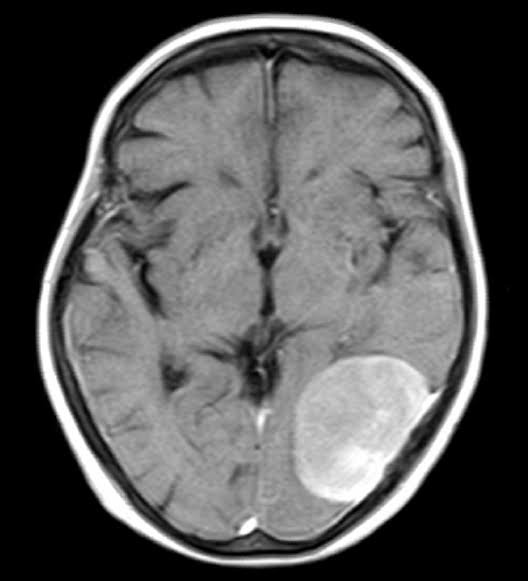
#> input picture images/Xray.jpg, 528 x 581 px; the run also reads 1 picture not shown here
$ python XOR_VC_RA.py
#> lines starting #> are read from the running program, lines starting #| are printed output that depends on the picture
import cv2
import numpy as np
import math
import matplotlib.pyplot as plt

# Function to calculate Mean Squared Error (MSE)
def calculate_mse(img1, img2):
    assert img1.shape == img2.shape, "Input images must have the same dimensions."
    mse = np.mean((img1 - img2) ** 2)
    return mse

# Function to calculate Peak Signal-to-Noise Ratio (PSNR)
def calculate_psnr(img1, img2):
    mse = calculate_mse(img1, img2)
    if mse == 0:
        return float('inf')  # Images are identical
    max_pixel = 255.0
    psnr = 20 * math.log10(max_pixel / math.sqrt(mse))
    return psnr

# Function to calculate Structural Similarity Index (SSIM)
def calculate_ssim(img1, img2):
    if len(img1.shape) == 3:
        img1 = cv2.cvtColor(img1, cv2.COLOR_BGR2GRAY)
    if len(img2.shape) == 3:
        img2 = cv2.cvtColor(img2, cv2.COLOR_BGR2GRAY)

    C1 = (0.01 * 255) ** 2
    C2 = (0.03 * 255) ** 2

    mu1 = cv2.GaussianBlur(img1, (11, 11), 1.5)
    mu2 = cv2.GaussianBlur(img2, (11, 11), 1.5)

    mu1_sq = mu1 ** 2
    mu2_sq = mu2 ** 2
    mu1_mu2 = mu1 * mu2

    sigma1_sq = cv2.GaussianBlur(img1 ** 2, (11, 11), 1.5) - mu1_sq
    sigma2_sq = cv2.GaussianBlur(img2 ** 2, (11, 11), 1.5) - mu2_sq
    sigma12 = cv2.GaussianBlur(img1 * img2, (11, 11), 1.5) - mu1_mu2

    ssim_map = ((2 * mu1_mu2 + C1) * (2 * sigma12 + C2)) / ((mu1_sq + mu2_sq + C1) * (sigma1_sq + sigma2_sq + C2))
    ssim_value = np.mean(ssim_map)

    return ssim_value

# Function to display images and metrics in rows
def display_images_with_metrics(img1, shares, reconstructed, mse_values, psnr_values, ssim_values):
    fig, axes = plt.subplots(2, 5, figsize=(15, 6))

    # First row: Display images
    axes[0, 0].imshow(cv2.cvtColor(img1, cv2.COLOR_BGR2RGB))
    axes[0, 0].set_title("Input Image")
    axes[0, 0].axis('off')

    for i, share in enumerate(shares):
        axes[0, i + 1].imshow(cv2.cvtColor(share, cv2.COLOR_BGR2RGB))
        axes[0, i + 1].set_title(f"Share {i+1}")
        axes[0, i + 1].axis('off')

    axes[0, 4].imshow(cv2.cvtColor(reconstructed, cv2.COLOR_BGR2RGB))
    axes[0, 4].set_title("Reconstructed Image")
    axes[0, 4].axis('off')

    # Second row: Empty first column, print MSE, PSNR, SSIM in the next columns
    axes[1, 0].axis('off')

    labels = ['MSE', 'PSNR', 'SSIM']

    # For each image (share and reconstructed), display the values
    for i in range(4):
        axes[1, i + 1].text(0.5, 0.5, f'{labels[0]}: {mse_values[i]:.2f}\n{labels[1]}: {psnr_values[i]:.2f} dB\n{labels[2]}: {ssim_values[i]:.4f}',
                            horizontalalignment='center', verticalalignment='center', fontsize=12)
        axes[1, i + 1].axis('off')

    # Show the plot
    plt.tight_layout()
    plt.show()

def main():
    # Load the original image
    img1 = cv2.imread('images/Xray.jpg')
#> img1 is the input picture: shape (581, 528, 3); min 0, max 255, mean 87.8

    # Load the 3 shares
    share1 = cv2.imread('images/Xray/Share_1.png')
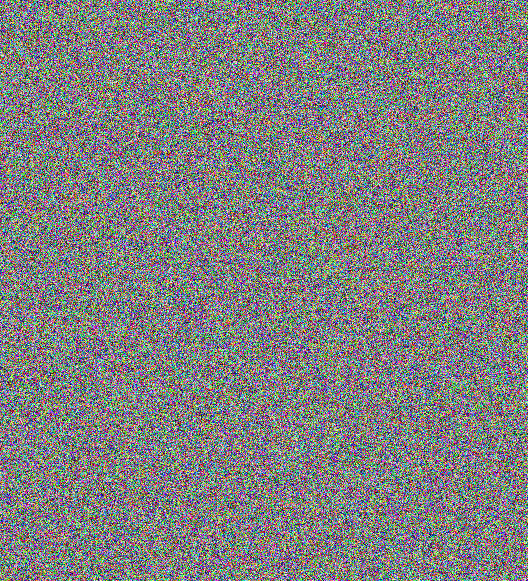
#> input picture images/Xray/share_1.png, 528 x 581 px, found by its file name
#> share1 is the input picture: shape (581, 528, 3); mean B, G, R 127.7, 127.7, 127.6
    share2 = cv2.imread('images/Xray/Share_2.png')
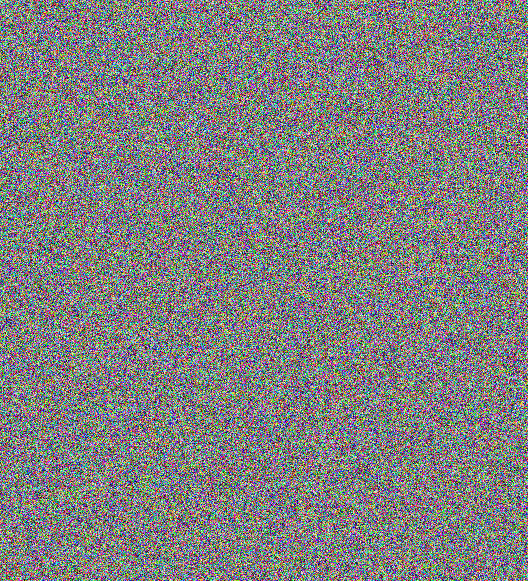
#> input picture images/Xray/share_2.png, 528 x 581 px, found by its file name
#> share2 is the input picture: shape (581, 528, 3); mean B, G, R 127.5, 127.6, 127.5
    share3 = cv2.imread('images/Xray/Share_3.png')
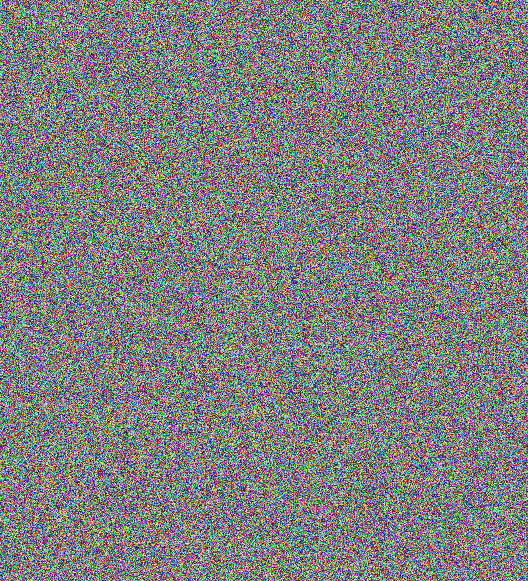
#> input picture images/Xray/share_3.png, 528 x 581 px, found by its file name
#> share3 is the input picture: shape (581, 528, 3); mean B, G, R 127.5, 127.7, 127.4

    # Load the reconstructed image
    reconstructed = cv2.imread('images/Xray/reconstructed_image.png')

    # Check if any image could not be loaded
    if img1 is None or share1 is None or share2 is None or share3 is None or reconstructed is None:
        print("Error: One or more images could not be loaded. Check the file paths.")
        return

    # Ensure all images are the same size
    if img1.shape != reconstructed.shape or img1.shape != share1.shape:
        print("Error: The images must have the same dimensions for analysis.")
        return

    # Calculate MSE, PSNR, SSIM for each share and the reconstructed image
    mse_values = [calculate_mse(img1, share1), calculate_mse(img1, share2), calculate_mse(img1, share3), calculate_mse(img1, reconstructed)]
#> in calculate_mse, `mse = np.mean((img1 - img2) ** 2)`: mse = 105.6
#> mse_values = [105.6, 105.5, 105.6, 0]
    psnr_values = [calculate_psnr(img1, share1), calculate_psnr(img1, share2), calculate_psnr(img1, share3), calculate_psnr(img1, reconstructed)]
#> in calculate_psnr, `mse = calculate_mse(img1, img2)`: mse = 105.6
#> in calculate_psnr, `psnr = 20 * math.log10(max_pixel / math.sqrt(mse))`: psnr = 27.89
#> psnr_values = [27.89, 27.9, 27.89, inf]
    ssim_values = [calculate_ssim(img1, share1), calculate_ssim(img1, share2), calculate_ssim(img1, share3), calculate_ssim(img1, reconstructed)]
#> in calculate_ssim, `ssim_map = ((2 * mu1_mu2 + C1) * (2 * sigma12 + C2)) / ((mu1_sq + mu2_..`:
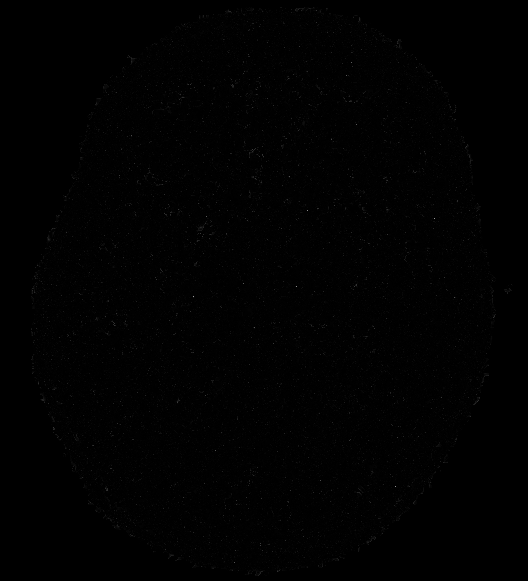
#> ssim_map: shape (581, 528) float64; min 0.00493, max 155.6, mean 1.3
#> in calculate_ssim, `ssim_value = np.mean(ssim_map)`: ssim_value = 1.32
#> in calculate_ssim (call 3), `sigma2_sq = cv2.GaussianBlur(img2 ** 2, (11, 11), 1.5) - mu2_sq`:
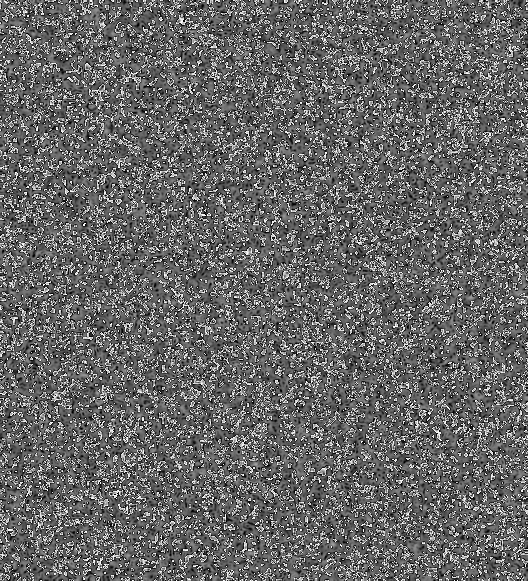
#> sigma2_sq: shape (581, 528); min 0, max 255, mean 102.5
#> in calculate_ssim (call 3), `sigma12 = cv2.GaussianBlur(img1 * img2, (11, 11), 1.5) - mu1_mu2`:
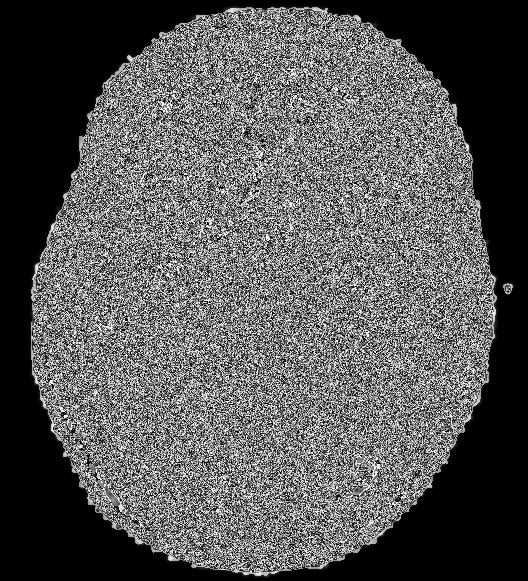
#> sigma12: shape (581, 528); min 0, max 255, mean 87.2
#> in calculate_ssim (call 4), `ssim_map = ((2 * mu1_mu2 + C1) * (2 * sigma12 + C2)) / ((mu1_sq + mu2_..`: ssim_map: shape (581, 528) float64; every value is 1
#> ssim_values = [1.32, 1.32, 1.32, 1]

    # Display images and metrics in rows
    display_images_with_metrics(img1, [share1, share2, share3], reconstructed, mse_values, psnr_values, ssim_values)
#> the loop in display_images_with_metrics, `for i, share in enumerate(shares):` made 3 passes
#> in display_images_with_metrics, `plt.show()`:
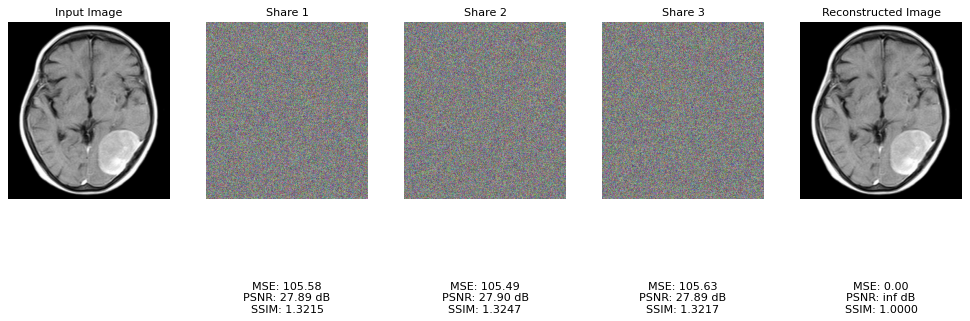
#> figure drawn by matplotlib, 5 panels

if __name__ == "__main__":
    main()
